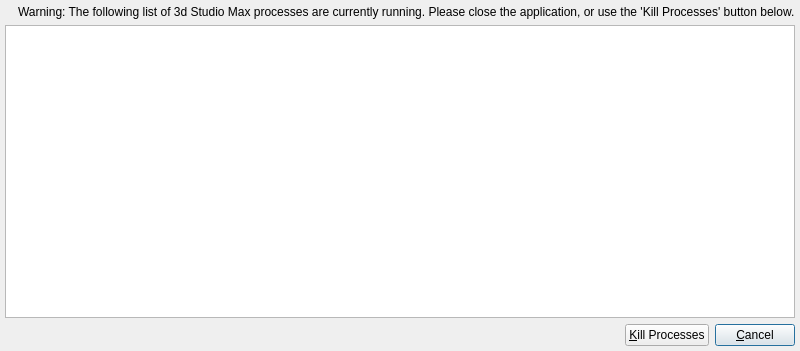
<ui version="4.0" >
 <author></author>
 <comment></comment>
 <exportmacro></exportmacro>
 <class>KillDialogUI</class>
 <widget class="QDialog" name="KillDialogUI" >
  <property name="geometry" >
   <rect>
    <x>0</x>
    <y>0</y>
    <width>498</width>
    <height>351</height>
   </rect>
  </property>
  <property name="windowTitle" >
   <string>Warning: 3d Studio Max still running</string>
  </property>
  <layout class="QVBoxLayout" >
   <property name="margin" >
    <number>5</number>
   </property>
   <property name="spacing" >
    <number>6</number>
   </property>
   <item>
    <layout class="QHBoxLayout" >
     <property name="margin" >
      <number>0</number>
     </property>
     <property name="spacing" >
      <number>6</number>
     </property>
     <item>
      <widget class="QLabel" name="pixmapLabel1" >
       <property name="sizePolicy" >
        <sizepolicy>
         <hsizetype>0</hsizetype>
         <vsizetype>0</vsizetype>
         <horstretch>0</horstretch>
         <verstretch>0</verstretch>
        </sizepolicy>
       </property>
       <property name="pixmap" >
        <pixmap/>
       </property>
       <property name="scaledContents" >
        <bool>false</bool>
       </property>
      </widget>
     </item>
     <item>
      <widget class="QLabel" name="textLabel1" >
       <property name="text" >
        <string>&lt;p>Warning: The following list of 3d Studio Max processes are currently running. Please close the application, or use the 'Kill Processes' button below.&lt;/p></string>
       </property>
      </widget>
     </item>
    </layout>
   </item>
   <item>
    <widget class="QListWidget" name="mProcessListWidget" />
   </item>
   <item>
    <layout class="QHBoxLayout" >
     <property name="margin" >
      <number>0</number>
     </property>
     <property name="spacing" >
      <number>6</number>
     </property>
     <item>
      <spacer>
       <property name="orientation" >
        <enum>Qt::Horizontal</enum>
       </property>
       <property name="sizeType" >
        <enum>QSizePolicy::Expanding</enum>
       </property>
       <property name="sizeHint" >
        <size>
         <width>160</width>
         <height>20</height>
        </size>
       </property>
      </spacer>
     </item>
     <item>
      <widget class="QPushButton" name="mKillButton" >
       <property name="text" >
        <string>&amp;Kill Processes</string>
       </property>
      </widget>
     </item>
     <item>
      <widget class="QPushButton" name="mCancelButton" >
       <property name="text" >
        <string>&amp;Cancel</string>
       </property>
       <property name="default" >
        <bool>true</bool>
       </property>
      </widget>
     </item>
    </layout>
   </item>
  </layout>
 </widget>
 <layoutdefault spacing="6" margin="11" />
 <pixmapfunction></pixmapfunction>
 <resources/>
 <connections>
  <connection>
   <sender>mCancelButton</sender>
   <signal>clicked()</signal>
   <receiver>KillDialogUI</receiver>
   <slot>reject()</slot>
   <hints>
    <hint type="sourcelabel" >
     <x>446</x>
     <y>334</y>
    </hint>
    <hint type="destinationlabel" >
     <x>497</x>
     <y>340</y>
    </hint>
   </hints>
  </connection>
 </connections>
</ui>
